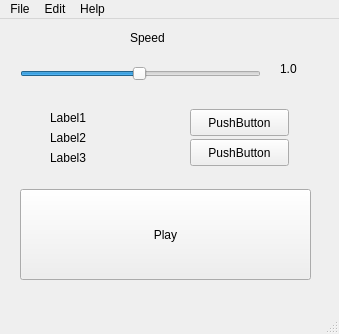
<?xml version="1.0" encoding="UTF-8"?>
<ui version="4.0">
 <class>MainWindow</class>
 <widget class="QMainWindow" name="MainWindow">
  <property name="geometry">
   <rect>
    <x>0</x>
    <y>0</y>
    <width>339</width>
    <height>334</height>
   </rect>
  </property>
  <property name="windowTitle">
   <string>MainWindow</string>
  </property>
  <widget class="QWidget" name="centralwidget">
   <widget class="QSlider" name="speed_slider">
    <property name="geometry">
     <rect>
      <x>20</x>
      <y>40</y>
      <width>241</width>
      <height>29</height>
     </rect>
    </property>
    <property name="minimum">
     <number>1</number>
    </property>
    <property name="maximum">
     <number>200</number>
    </property>
    <property name="value">
     <number>100</number>
    </property>
    <property name="orientation">
     <enum>Qt::Horizontal</enum>
    </property>
   </widget>
   <widget class="QLabel" name="speed_label">
    <property name="geometry">
     <rect>
      <x>280</x>
      <y>40</y>
      <width>31</width>
      <height>20</height>
     </rect>
    </property>
    <property name="text">
     <string>1.0</string>
    </property>
   </widget>
   <widget class="QPushButton" name="play_button">
    <property name="geometry">
     <rect>
      <x>20</x>
      <y>170</y>
      <width>291</width>
      <height>91</height>
     </rect>
    </property>
    <property name="text">
     <string>Play</string>
    </property>
   </widget>
   <widget class="QLabel" name="label0">
    <property name="geometry">
     <rect>
      <x>130</x>
      <y>10</y>
      <width>67</width>
      <height>17</height>
     </rect>
    </property>
    <property name="text">
     <string>Speed</string>
    </property>
   </widget>
   <widget class="QLabel" name="label1">
    <property name="geometry">
     <rect>
      <x>50</x>
      <y>90</y>
      <width>241</width>
      <height>17</height>
     </rect>
    </property>
    <property name="text">
     <string>Label1</string>
    </property>
   </widget>
   <widget class="QLabel" name="label2">
    <property name="geometry">
     <rect>
      <x>50</x>
      <y>110</y>
      <width>241</width>
      <height>17</height>
     </rect>
    </property>
    <property name="text">
     <string>Label2</string>
    </property>
   </widget>
   <widget class="QLabel" name="label3">
    <property name="geometry">
     <rect>
      <x>50</x>
      <y>130</y>
      <width>251</width>
      <height>17</height>
     </rect>
    </property>
    <property name="text">
     <string>Label3</string>
    </property>
   </widget>
   <widget class="QPushButton" name="button1">
    <property name="geometry">
     <rect>
      <x>190</x>
      <y>90</y>
      <width>99</width>
      <height>27</height>
     </rect>
    </property>
    <property name="text">
     <string>PushButton</string>
    </property>
   </widget>
   <widget class="QPushButton" name="button2">
    <property name="geometry">
     <rect>
      <x>190</x>
      <y>120</y>
      <width>99</width>
      <height>27</height>
     </rect>
    </property>
    <property name="text">
     <string>PushButton</string>
    </property>
   </widget>
  </widget>
  <widget class="QMenuBar" name="menubar">
   <property name="geometry">
    <rect>
     <x>0</x>
     <y>0</y>
     <width>339</width>
     <height>25</height>
    </rect>
   </property>
   <widget class="QMenu" name="menuFile">
    <property name="title">
     <string>File</string>
    </property>
   </widget>
   <widget class="QMenu" name="menuEdit">
    <property name="title">
     <string>Edit</string>
    </property>
   </widget>
   <widget class="QMenu" name="menuHelp">
    <property name="title">
     <string>Help</string>
    </property>
   </widget>
   <addaction name="menuFile"/>
   <addaction name="menuEdit"/>
   <addaction name="menuHelp"/>
  </widget>
  <widget class="QStatusBar" name="statusbar"/>
 </widget>
 <resources/>
 <connections/>
</ui>
